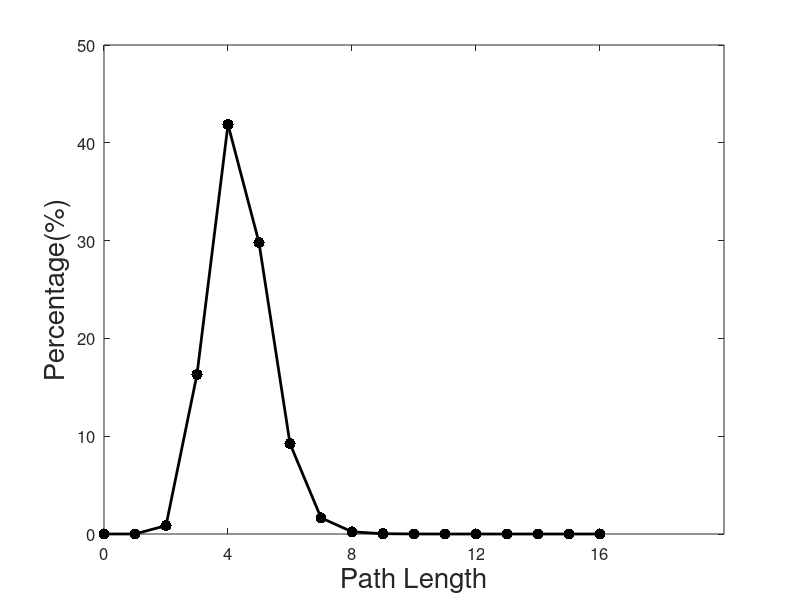

MATLAB code for this plot:
function draw_paths()
    Y = [0, 28014986, 5877418361, 111830807342, 286847846941, 204059927677, 63267565958, 11340749602, 1539082032, 199971465, 24575845, 2372517, 178665, 13228, 1038, 57, 2];
    Y_sum = sum(Y);
    Y = Y./Y_sum;
    X = 0:length(Y)-1;
    disp(sum(X.*Y));
    plot(X, Y, '-k.', 'markers', 24, 'LineWidth', 2);
    set(gca,'XTick',(0:4:16))
    set(gca, 'yticklabel', cellstr(num2str(get(gca,'ytick')'*100)));
    set(gca, 'FontSize', 12);
    xlabel('Path Length','FontSize',20);
    ylabel('Percentage(%)','FontSize',20);
    title('');
    grid off;
    print('./results/graph/paths.eps', '-depsc')
end